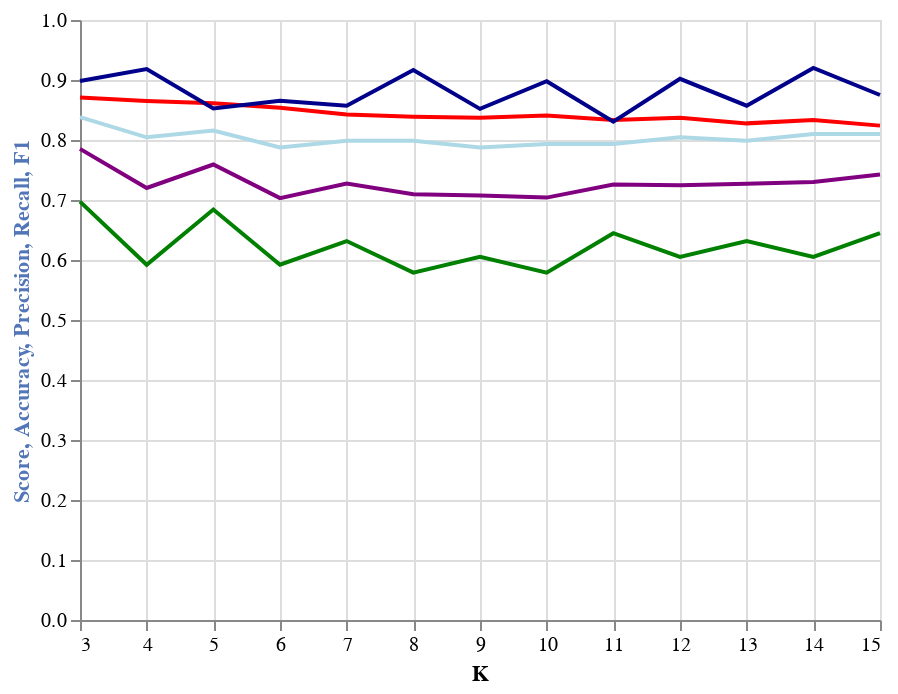

Source (notebook cell):
### Markdown cell above
## Let's visualize the results

### Code cell
import altair as alt


source = knn_results
alt.Chart(source).mark_trail().encode(
    y='Score',
    x='K',
    size='Precision'
)
base = alt.Chart(source).encode(
        alt.X('K')
)

line_M = base.mark_line(color='red').encode(
    alt.Y('Score:Q', axis=alt.Axis(titleColor='#5276B7'),title='Score')
)

line_A = base.mark_line(color='lightblue').encode(
    alt.Y('Accuracy:Q', axis=alt.Axis(titleColor='#5276A7'),title='Accuracy')
)

line_B = base.mark_line(color='darkblue').encode(
    alt.Y('Precision:Q', axis=alt.Axis(titleColor='#A18727'),title='Precision')
)

line_C = base.mark_line(color='green').encode(
    alt.Y('Recall:Q', axis=alt.Axis(titleColor='#F11111'),title='Recall')
)

line_D = base.mark_line(color='purple').encode(
    alt.Y('F1:Q', axis=alt.Axis(titleColor='#OOOFFF'),title='F1')
)

alt.layer(line_M,line_A, line_B, line_C, line_D)#.resolve_scale(y='independent')

### Figure 1 — Vega-Lite specification as saved in the notebook (floating-point values rounded to 4 significant figures)
{"config": {"view": {"continuousWidth": 400, "continuousHeight": 300}}, "layer": [{"mark": {"type": "line", "color": "red"}, "encoding": {"x": {"type": "quantitative", "field": "K"}, "y": {"type": "quantitative", "axis": {"titleColor": "#5276B7"}, "field": "Score", "title": "Score"}}}, {"mark": {"type": "line", "color": "lightblue"}, "encoding": {"x": {"type": "quantitative", "field": "K"}, "y": {"type": "quantitative", "axis": {"titleColor": "#5276A7"}, "field": "Accuracy", "title": "Accuracy"}}}, {"mark": {"type": "line", "color": "darkblue"}, "encoding": {"x": {"type": "quantitative", "field": "K"}, "y": {"type": "quantitative", "axis": {"titleColor": "#A18727"}, "field": "Precision", "title": "Precision"}}}, {"mark": {"type": "line", "color": "green"}, "encoding": {"x": {"type": "quantitative", "field": "K"}, "y": {"type": "quantitative", "axis": {"titleColor": "#F11111"}, "field": "Recall", "title": "Recall"}}}, {"mark": {"type": "line", "color": "purple"}, "encoding": {"x": {"type": "quantitative", "field": "K"}, "y": {"type": "quantitative", "axis": {"titleColor": "#OOOFFF"}, "field": "F1", "title": "F1"}}}], "data": {"name": "data-9dff243574d4958773393f13887e3e13"}, "$schema": "https://vega.github.io/schema/vega-lite/v4.8.1.json", "datasets": {"data-9dff243574d4958773393f13887e3e13": [{"K": 3, "Score": 0.8708, "Accuracy": 0.838, "Precision": 0.8983, "Recall": 0.6974, "F1": 0.7852}, {"K": 5, "Score": 0.8614, "Accuracy": 0.8156, "Precision": 0.8525, "Recall": 0.6842, "F1": 0.7591}, {"K": 14, "Score": 0.8333, "Accuracy": 0.8101, "Precision": 0.92, "Recall": 0.6053, "F1": 0.7302}, {"K": 15, "Score": 0.824, "Accuracy": 0.8101, "Precision": 0.875, "Recall": 0.6447, "F1": 0.7424}, {"K": 4, "Score": 0.8652, "Accuracy": 0.8045, "Precision": 0.9184, "Recall": 0.5921, "F1": 0.72}, {"K": 12, "Score": 0.8371, "Accuracy": 0.8045, "Precision": 0.902, "Recall": 0.6053, "F1": 0.7244}, {"K": 7, "Score": 0.8427, "Accuracy": 0.7989, "Precision": 0.8571, "Recall": 0.6316, "F1": 0.7273}, {"K": 8, "Score": 0.839, "Accuracy": 0.7989, "Precision": 0.9167, "Recall": 0.5789, "F1": 0.7097}, {"K": 13, "Score": 0.8277, "Accuracy": 0.7989, "Precision": 0.8571, "Recall": 0.6316, "F1": 0.7273}, {"K": 10, "Score": 0.8408, "Accuracy": 0.7933, "Precision": 0.898, "Recall": 0.5789, "F1": 0.704}, {"K": 11, "Score": 0.8333, "Accuracy": 0.7933, "Precision": 0.8305, "Recall": 0.6447, "F1": 0.7259}, {"K": 6, "Score": 0.8539, "Accuracy": 0.7877, "Precision": 0.8654, "Recall": 0.5921, "F1": 0.7031}, {"K": 9, "Score": 0.8371, "Accuracy": 0.7877, "Precision": 0.8519, "Recall": 0.6053, "F1": 0.7077}]}}
